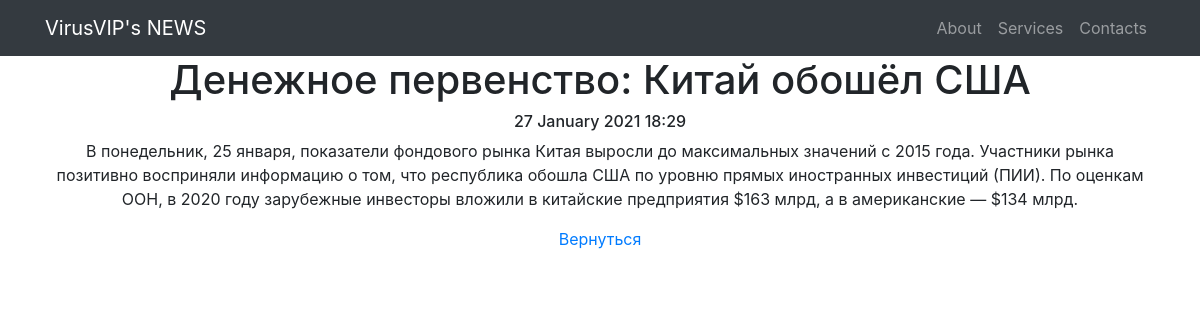
Screenshot of /news/3 with the database file from the repository.
### news/models.py (models this page shows, shortened)
class Post(models.Model):
    news = 'NE'
    articles = 'AR'
    CHOICE = [(news, 'Новость'), (articles, 'Статья')]
    type = models.CharField(max_length=2, choices=CHOICE, default='NE')
    create_date = models.DateTimeField(auto_now_add=True)
    header = models.CharField(max_length=255)
    text = models.TextField()
    rating = models.IntegerField(default=0)
    author = models.ForeignKey(Author, on_delete=models.CASCADE)
    category = models.ManyToManyField(Category, through='PostCategory')

### news/views.py (the view)
# urls.py: path('<int:pk>', PostDetail.as_view()),
class PostDetail(DetailView):
    model = Post
    template_name = 'post.html'
    context_object_name = 'post'

### news/templatetags/custom_filters.py (called while the page is built)
@register.filter(name='censor') # регестрируем наш фильтр под именем censor, чтоб django понимал, что это именно фильтр, а не простая функция
def censor(value): # Используем как value|censor
    if isinstance(value, str):
        string = value
        words = ['хуй', 'пизда']
        cens_word = 'Джигурда'
        for word in words:
            string = str.replace(string, word, cens_word)
        return string
    else:
        raise ValueError(f'искомое поле - не текст') # в случае если кто-то неправильно воспользовался нашим тегом, это будет ошибкой

### templates/post.html (shortened to what this page needs)
{% extends 'flatpages/default.html' %}
{% load custom_filters %}
{% block content %}
<h1>{{ post.header|censor }}</h1>
<h6>{{post.create_date|date:'d F Y G:i'}}</h6>
<div><p>{{post.text|censor}}</p></div>
<div><p><a href = ".">Вернуться</a></p></div>
{% endblock content %}

### rows the page displays
Post: header|censor "Денежное первенство: Китай обошёл США", create_date "27 January 2021 18:29", text|censor "В понедельник, 25 января, показатели фондового рынка Китая выросли до максимальных значений с 2015 года. Участники рынка позитивно восприняли информацию о том, что республика обошла США по уровню прямых иностранных инвестиций (ПИИ). По оценкам ООН, в 2020 году зарубежные инвесторы вложили в китайские предприятия $163 млрд, а в американские — $134 млрд."
